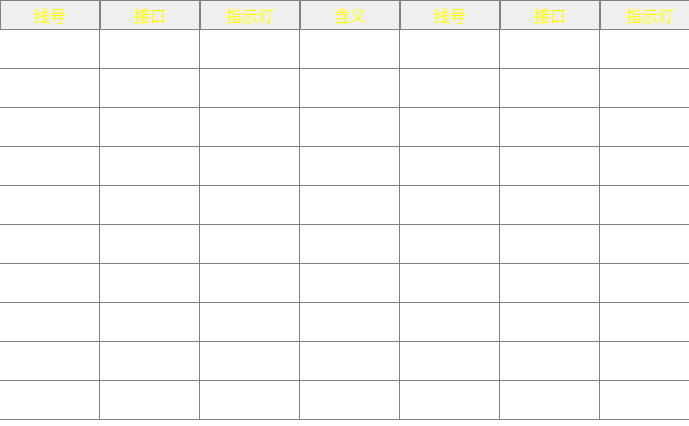
<?xml version="1.0" encoding="UTF-8"?>
<ui version="4.0">
 <class>InterfaceLampHolePage</class>
 <widget class="QWidget" name="InterfaceLampHolePage">
  <property name="geometry">
   <rect>
    <x>0</x>
    <y>0</y>
    <width>689</width>
    <height>426</height>
   </rect>
  </property>
  <property name="windowTitle">
   <string>Form</string>
  </property>
  <property name="styleSheet">
   <string notr="true">QTableWidget{
	border:none;
	gridline-color:#828082;
	font:75 14px;
	selection-background-color:transparent;
}
QTableWidget:item{
	font:75 14px;
}

QTableWidget QHeaderView::section:horizontal{
	color: #fefe00;
	font:75 16px;
	background-color:transparent;
	border: 1px solid #828082;
}

QTableWidget:item:selected{
	border: 1px solid  #fefe00;
	color:#fefefe;
}



/*选定的状态*/
/*QTableWidget:item:selected:!active{
	border:1px solid #fefe00;
}*/
/*
QTableWidget:item:selected:active{
	border:1px solid #fefe00;
}
*/</string>
  </property>
  <layout class="QGridLayout" name="gridLayout">
   <property name="margin">
    <number>0</number>
   </property>
   <property name="spacing">
    <number>0</number>
   </property>
   <item row="0" column="0">
    <layout class="QHBoxLayout" name="horizontalLayout_2">
     <property name="spacing">
      <number>4</number>
     </property>
     <item>
      <widget class="QTableWidget" name="tableWidget_InterfaceLampHoleleft">
       <property name="verticalScrollBarPolicy">
        <enum>Qt::ScrollBarAlwaysOff</enum>
       </property>
       <property name="horizontalScrollBarPolicy">
        <enum>Qt::ScrollBarAlwaysOff</enum>
       </property>
       <property name="editTriggers">
        <set>QAbstractItemView::NoEditTriggers</set>
       </property>
       <property name="selectionMode">
        <enum>QAbstractItemView::SingleSelection</enum>
       </property>
       <property name="selectionBehavior">
        <enum>QAbstractItemView::SelectRows</enum>
       </property>
       <property name="cornerButtonEnabled">
        <bool>false</bool>
       </property>
       <property name="rowCount">
        <number>10</number>
       </property>
       <property name="columnCount">
        <number>8</number>
       </property>
       <attribute name="horizontalHeaderCascadingSectionResizes">
        <bool>false</bool>
       </attribute>
       <attribute name="horizontalHeaderHighlightSections">
        <bool>false</bool>
       </attribute>
       <attribute name="horizontalHeaderStretchLastSection">
        <bool>false</bool>
       </attribute>
       <attribute name="verticalHeaderVisible">
        <bool>false</bool>
       </attribute>
       <attribute name="verticalHeaderCascadingSectionResizes">
        <bool>false</bool>
       </attribute>
       <attribute name="verticalHeaderDefaultSectionSize">
        <number>39</number>
       </attribute>
       <attribute name="verticalHeaderHighlightSections">
        <bool>false</bool>
       </attribute>
       <attribute name="verticalHeaderMinimumSectionSize">
        <number>39</number>
       </attribute>
       <attribute name="verticalHeaderStretchLastSection">
        <bool>false</bool>
       </attribute>
       <row/>
       <row/>
       <row/>
       <row/>
       <row/>
       <row/>
       <row/>
       <row/>
       <row/>
       <row/>
       <column>
        <property name="text">
         <string>线号</string>
        </property>
       </column>
       <column>
        <property name="text">
         <string>接口</string>
        </property>
       </column>
       <column>
        <property name="text">
         <string>指示灯</string>
        </property>
       </column>
       <column>
        <property name="text">
         <string>含义</string>
        </property>
       </column>
       <column>
        <property name="text">
         <string>线号</string>
        </property>
       </column>
       <column>
        <property name="text">
         <string>接口</string>
        </property>
       </column>
       <column>
        <property name="text">
         <string>指示灯</string>
        </property>
       </column>
       <column>
        <property name="text">
         <string>含义</string>
        </property>
       </column>
      </widget>
     </item>
    </layout>
   </item>
  </layout>
 </widget>
 <resources/>
 <connections/>
</ui>
